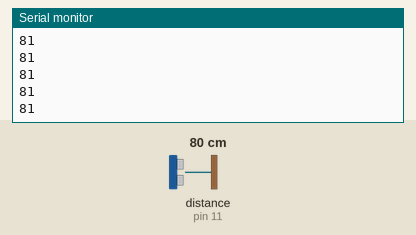
Simulated run of this sketch. Board: Arduino Uno, built with avr-gcc and run on an emulated ATmega328P. Shown: the last lines printed to the serial monitor. Inputs (shaded band) come from the test bench; at power-on: distance to the obstacle (sensor on pin 11) 80 cm. The echo pulse lasts 58.3 µs per cm.

Above: at 1.2 s.
1.3 s: distance to the obstacle (sensor on pin 11) set to 2 cm
At 1.8 s:
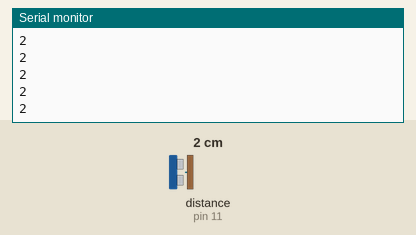
2.8 s: distance to the obstacle (sensor on pin 11) set to 4 cm
At 3.8 s:
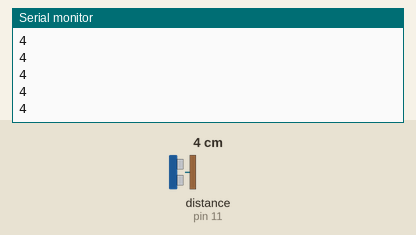
Timing chart, 0 to 5.8 s (numbered marks = the images above; inputs shaded):
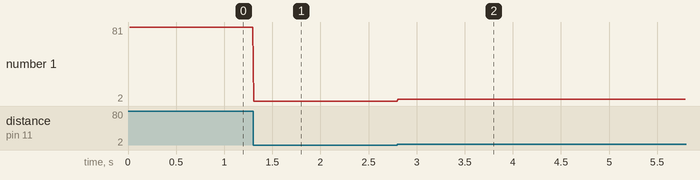

The sketch:

DistanceSensor.ino
```cpp
#include <NewPing.h>

int trig_pin = 12;
int echo_pin = 11;
int max_dist = 200;
NewPing sonar(trig_pin, echo_pin, max_dist);

void setup() {
  Serial.begin(115200);

}

void loop() {
  delay(10);
  Serial.println(sonar.ping_cm());

}
```

Measured:
- after the input at 1.3 s, the serial monitor: prints a new line at once (image 1)
- after the input at 2.8 s, the serial monitor: prints a new line at once (image 2)
- plotted number 1: 81 → 2 after the input at 1.3 s, 2 → 4 after the input at 2.8 s
